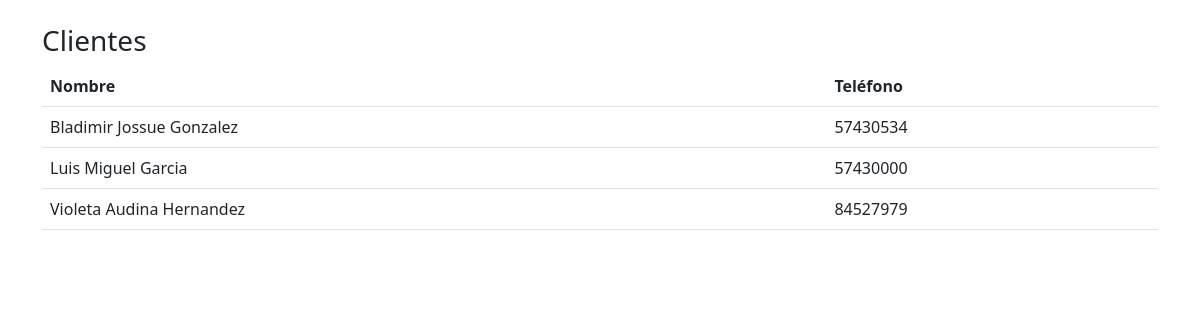
The page /clientes/ (signed in) on the database its author committed.
### clientes/models.py (models this page shows, shortened)
class Cliente(models.Model):
    nombre = models.CharField(max_length=200)
    telefono = models.CharField(
        max_length=20,
        unique=True
    )

### clientes/views.py (the view)
# urls.py: path('', views.list_clientes, name='clientes_list'),
@login_required
def list_clientes(request):
    clientes = Cliente.objects.all()
    return render(request, 'clientes/list.html', {'clientes': clientes})

### templates/clientes/list.html (shortened to what this page needs)
{% load static %}
<!doctype html>
<html>
  <head>
    <link href="https://cdn.jsdelivr.net/npm/bootstrap@5.3.0/dist/css/bootstrap.min.css" rel="stylesheet">
  </head>
  <body>
    <div class="container py-4">
      <h3>Clientes</h3>
      <table class="table">
        <thead><tr><th>Nombre</th><th>Teléfono</th></tr></thead>
        <tbody>
          {% for c in clientes %}
          <tr><td>{{ c.nombre }}</td><td>{{ c.telefono }}</td></tr>
          {% empty %}
          <tr><td colspan="2">No hay clientes</td></tr>
          {% endfor %}
        </tbody>
      </table>
    </div>
  </body>
</html>

### rows shown on the page
Cliente: nombre "Bladimir Jossue Gonzalez", telefono "57430534"
Cliente: nombre "Luis Miguel Garcia", telefono "57430000"
Cliente: nombre "Violeta Audina Hernandez", telefono "84527979"
